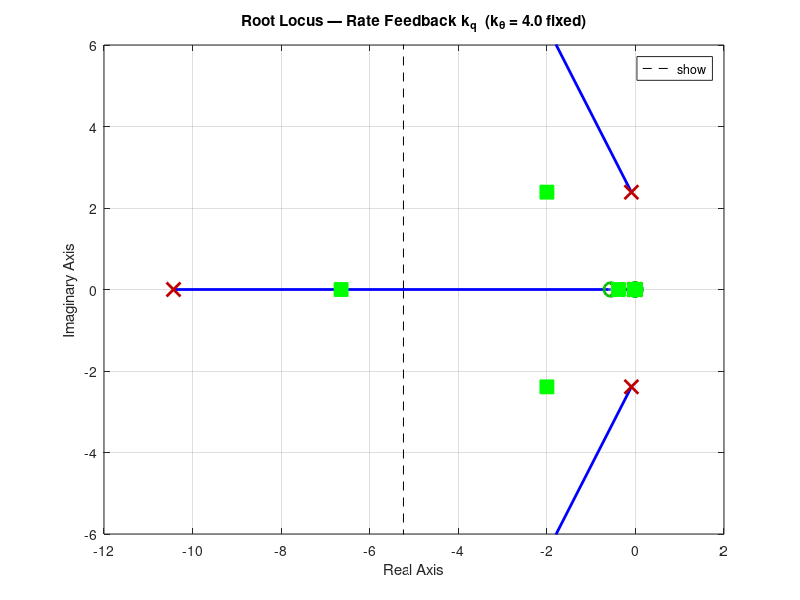

Recreate this plot in MATLAB. (Note: this script raises an error after producing the figure.)
%% ================================================================
%%  Example 4.6-1  —  Simple Pitch-Attitude Hold Autopilot
%%  Transport Aircraft: 25 000 ft, 500 ft/s TAS, xcg = 0.25c
%%  Reference: Stevens & Lewis, "Aircraft Control and Simulation"
%%
%%  LOOP STRUCTURE (Figure 4.6-1):
%%
%%   theta_c -->[ ]--> Gc(s) -->[ ]--> Actuator --> A/C --> theta
%%              ^ e      (=1)    ^ u1   -10/(s+10)         |
%%              |                |                           |
%%              |<----  k_th <---|<---  kq <-- Rate gyro <--|--- q
%%              |                                           |
%%              |<------- Attitude gyro <------------------|
%%
%%  Open-Loop  : L(s)    = k_th * [theta/u1]_inner_CL
%%  Closed-Loop: theta/theta_c = L(s) / (1 + L(s))
%% ================================================================
clear; clc; close all;

%% ---------------------------------------------------------------
%%  1.  Aircraft Plant  (5 states: vT, alpha, theta, q, h)
%% ---------------------------------------------------------------
A = [-0.0082354   18.938   -32.170   0.0        5.9022e-5 ;
     -0.00025617  -0.56761   0.0      1.0        2.2633e-6 ;
      0.0          0.0       0.0      1.0        0.0       ;
      1.3114e-5   -1.4847    0.0     -0.47599   -1.4947e-7 ;
      0.0        -500.0    500.0      0.0        0.0       ];

B = [0; 0; 0; -0.019781; 0];    % single input: delta_e  [rad]

%  Outputs (rad->deg conversion via 57.296)
%  Row 1: theta [deg]
%  Row 2: q     [deg/s]
C = [0  0  57.296   0       0 ;   % theta
     0  0   0      57.296   0 ];  % q
D = zeros(2,1);

plant = ss(A, B, C, D);

%% ---------------------------------------------------------------
%%  2.  Elevator Actuator  (simple lag, tau = 0.1 s)
%%      TF = -10/(s+10)   [sign change: +u -> +delta_e -> +pitchrate]
%% ---------------------------------------------------------------
actua = ss(-10, 10, -1, 0);   % ca = -1 handles sign convention

%% ---------------------------------------------------------------
%%  3.  Combined system: Actuator + Aircraft
%%      Input  : u_1  (control signal before actuator)
%%      Outputs: [theta ; q]   (both in degrees)
%% ---------------------------------------------------------------
sys1 = series(actua, plant);
[ap, bp, cp, dp] = ssdata(sys1);
%  cp(1,:) → theta output   (output index 1)
%  cp(2,:) → q     output   (output index 2)

%% ---------------------------------------------------------------
%%  4.  Design Gains (from Example 4.6-1)
%% ---------------------------------------------------------------
kq   = 2.5;    % inner rate  feedback  [elevator-deg / (deg/s pitch rate)]
k_th = 4.0;    % outer attitude feedback [elevator-deg / deg pitch]

%% ---------------------------------------------------------------
%%  5.  Close Inner Rate Loop  (q feedback with gain kq)
%%      u_1 = u_outer - kq * q
%%      => A_innerCL = ap - bp * kq * cp(2,:)
%% ---------------------------------------------------------------
A_icl = ap - bp * kq * cp(2,:);      % inner closed-loop A matrix

%  Inner CL TF:  theta / u_1   (transfer function seen by outer loop)
G_in_CL = ss(A_icl, bp, cp(1,:), dp(1));
G_in_CL = minreal(G_in_CL, 1e-3);   % cancel near pole-zero pairs

%% ---------------------------------------------------------------
%%  6.  Open-Loop Transfer Function  L(s)
%%      Breaking the outer attitude loop at theta_c:
%%        L(s) = k_th * G_in_CL(s)
%% ---------------------------------------------------------------
L = k_th * G_in_CL;
L = minreal(L, 1e-3);

%% ---------------------------------------------------------------
%%  7.  Closed-Loop Transfer Function  theta / theta_c
%%      Unity negative feedback on the outer attitude loop
%% ---------------------------------------------------------------
G_CL = feedback(L, 1);

%% ---------------------------------------------------------------
%%  8.  Book Closed-Loop TF — Equation (3)
%%      Poles:  -1.999 ± j2.389  (short period, damped)
%%              -6.646           (actuator-related)
%%              -0.3815
%%              -0.02522         (phugoid, damped)
%%              -1.718e-4        (altitude, near-cancel)
%%      Zeros:  -0.5567,  -0.01897,  -1.666e-4
%% ---------------------------------------------------------------
sp_quad = [1,  2*1.999,  1.999^2 + 2.389^2];   % (s+1.999)^2 + 2.389^2
num3 = 45.33 * conv([1, 0.5567], conv([1, 0.01897], [1, 1.666e-4]));
den3 = conv( conv(sp_quad, [1, 6.646]), ...
             conv([1, 0.3815], conv([1, 0.02522], [1, 1.718e-4])) );
G_CL_book = tf(num3, den3);

%% ---------------------------------------------------------------
%%  9.  Display TFs and Stability Margins
%% ---------------------------------------------------------------
fprintf('\n===========================================================\n');
fprintf('  TRANSFER FUNCTIONS — Example 4.6-1 Pitch-Attitude Hold\n');
fprintf('===========================================================\n');

fprintf('\n--- Combined Plant+Actuator TF :  theta / delta_e ---\n');
disp( zpk(minreal(ss(ap, bp, cp(1,:), dp(1)), 1e-3)) );

fprintf('\n--- Inner CL TF :  theta / u_1  (kq = %.1f) ---\n', kq);
disp( zpk(G_in_CL) );

fprintf('\n--- Open-Loop TF :  L(s) = k_th * (theta/u1)_innerCL ---\n');
fprintf('    k_th = %.1f,  kq = %.1f\n', k_th, kq);
disp( zpk(L) );

fprintf('\n--- Closed-Loop TF :  theta / theta_c  [Computed] ---\n');
disp( zpk(G_CL) );

fprintf('\n--- Closed-Loop TF :  theta / theta_c  [Book Eq.(3)] ---\n');
disp( zpk(G_CL_book) );

[Gm, Pm, Wgm, Wpm] = margin(L);
fprintf('\n--- Stability Margins (Open Loop) ---\n');
fprintf('  Gain  Margin = %7.2f dB   at  omega = %.4f rad/s\n', 20*log10(Gm), Wgm);
fprintf('  Phase Margin = %7.2f deg  at  omega = %.4f rad/s\n', Pm, Wpm);
fprintf('  DC Gain of CL = %.4f  (Book value ≈ 0.77)\n', dcgain(G_CL));

%% ---------------------------------------------------------------
%%  PLOT 1:  Root Locus — Rate Gain kq  (Figure 4.6-2)
%%           Outer loop closed at k_th = 4.0, sweeping kq
%% ---------------------------------------------------------------
figure('Name','Root Locus — kq (inner rate feedback)','Color','w','Position',[50 550 600 500]);

A_outer = ap - bp * k_th * cp(1,:);     % outer loop closed at k_th=4, inner open
sys_rl  = ss(A_outer, bp, cp(2,:), dp(2));   % open inner: q output

rlocus(sys_rl);
hold on;
% Mark chosen gain kq = 2.5
cl_poles_kq = eig(A_outer - bp * kq * cp(2,:));
plot(real(cl_poles_kq), imag(cl_poles_kq), 'gs', 'MarkerSize', 10, ...
     'MarkerFaceColor','g', 'DisplayName', sprintf('k_q = %.1f', kq));
hold off;
xlim([-12 2]); ylim([-6 6]);
title(sprintf('Root Locus — Rate Feedback k_q  (k_\\theta = %.1f fixed)', k_th));
xlabel('Real Axis'); ylabel('Imaginary Axis');
legend('show','Location','northeast');
grid on;

%% ---------------------------------------------------------------
%%  PLOT 2:  Bode Diagram
%% ---------------------------------------------------------------
figure('Name','Bode Diagram — Open Loop L(s)','Color','w','Position',[700 550 700 550]);

bodeOpts = bodeoptions;
bodeOpts.FreqUnits = 'rad/s';
bodeOpts.Grid      = 'on';
bode(L, {1e-3, 100}, bodeOpts);

% Overlay stability margins
margin(L);    % adds Gm/Pm annotations automatically
title(sprintf('Bode Diagram — L(s),   k_q = %.1f,  k_\\theta = %.1f', kq, k_th));

%% ---------------------------------------------------------------
%%  PLOT 3:  Nyquist Plot
%% ---------------------------------------------------------------
figure('Name','Nyquist Plot — Open Loop L(s)','Color','w','Position',[50 50 600 500]);

nyquist(L);
grid on;
title('Nyquist Plot — Open Loop L(s)');
% Mark critical point
hold on;
plot(-1, 0, 'rx', 'MarkerSize', 12, 'LineWidth', 2, 'DisplayName', 'Critical Point (-1,0)');
hold off;
legend('show','Location','best');

%% ---------------------------------------------------------------
%%  PLOT 4:  Nichols Chart
%% ---------------------------------------------------------------
figure('Name','Nichols Chart — Open Loop L(s)','Color','w','Position',[700 50 700 550]);

nichols(L, {1e-3, 100});
ngrid;
title(sprintf('Nichols Chart — L(s),   k_q = %.1f,  k_\\theta = %.1f', kq, k_th));
grid on;

%% ---------------------------------------------------------------
%%  PLOT 5:  Step Response — Closed Loop  theta/theta_c
%% ---------------------------------------------------------------
figure('Name','Step Response — Closed Loop','Color','w','Position',[400 300 650 450]);

t = 0:0.1:50;
step(G_CL,      t); hold on;
step(G_CL_book, t, 'r--');
yline(dcgain(G_CL), 'k:', 'LineWidth',1);
hold off;
legend('Computed (state-space)', 'Book Eq.(3)', ...
       sprintf('SS = %.3f', dcgain(G_CL)), 'Location','best');
xlabel('Time (s)');
ylabel('\theta / \theta_c  (amplitude)');
title('Step Response — Closed Loop   \theta / \theta_c');
grid on;

%% ---------------------------------------------------------------
%%  PLOT 6:  All three frequency plots on one figure (summary)
%% ---------------------------------------------------------------
figure('Name','Frequency Response Summary','Color','w','Position',[200 100 1100 400]);

subplot(1,3,1);
bode(L, {1e-3,100}); grid on;
title('Bode');

subplot(1,3,2);
nyquist(L); grid on;
hold on; plot(-1,0,'rx','MarkerSize',10,'LineWidth',2); hold off;
title('Nyquist');

subplot(1,3,3);
nichols(L, {1e-3,100}); ngrid; grid on;
title('Nichols');

sgtitle(sprintf('Open-Loop L(s)  |  k_q = %.1f,  k_\\theta = %.1f', kq, k_th), ...
        'FontSize', 13, 'FontWeight','bold');
